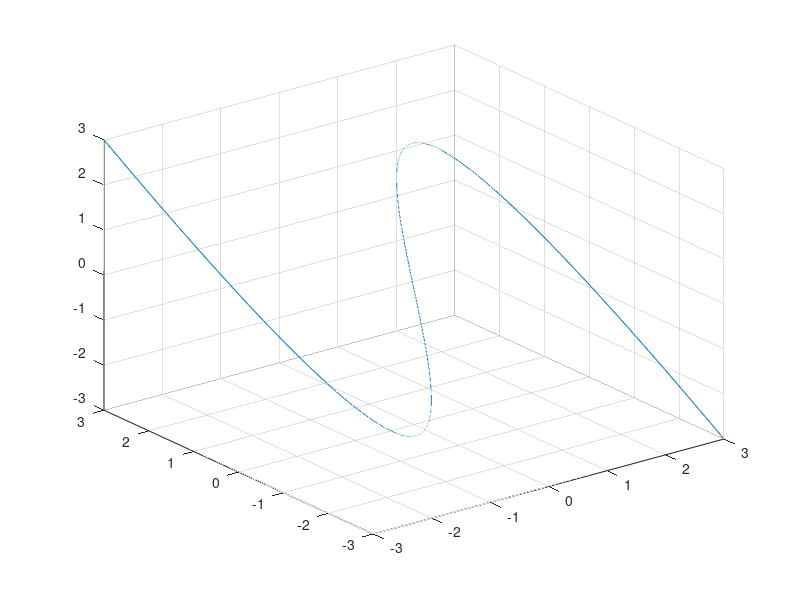

MATLAB code to generate this figure: (Note: this script raises an error after producing the figure.)
x = -3:0.01:3;
y = 2*x-x.^3/3;
plot3(x,y,y)
grid on
hold on

[t,y] = ode45(@fast_slow1, [0 10], [1.42; 1.89; 1.89]);
plot3(y(:,1),y(:,2),y(:,3),'->')

function dydt = fast_slow1(~,y)
dydt = [0;
    -y(2)+2*y(1)-y(1)^3/3+y(3);
    -y(3)+2*y(1)-y(1)^3/3+y(3)];
end